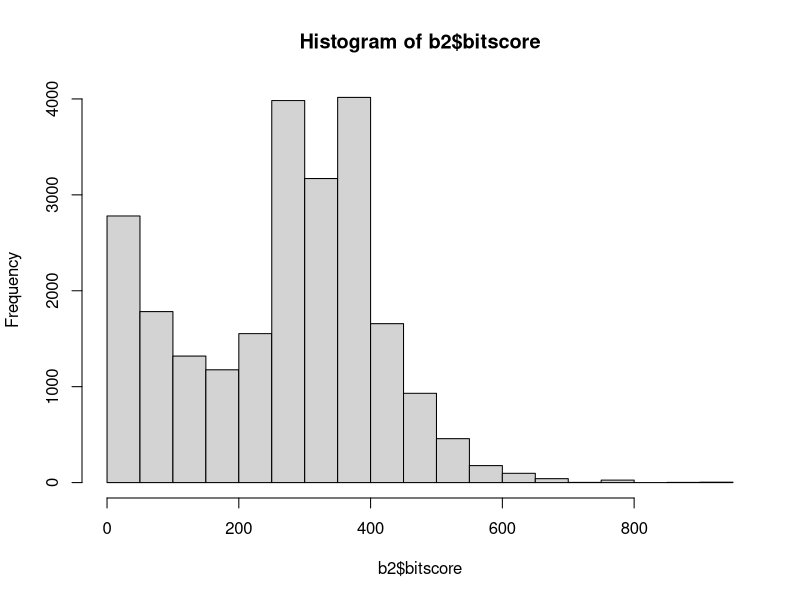
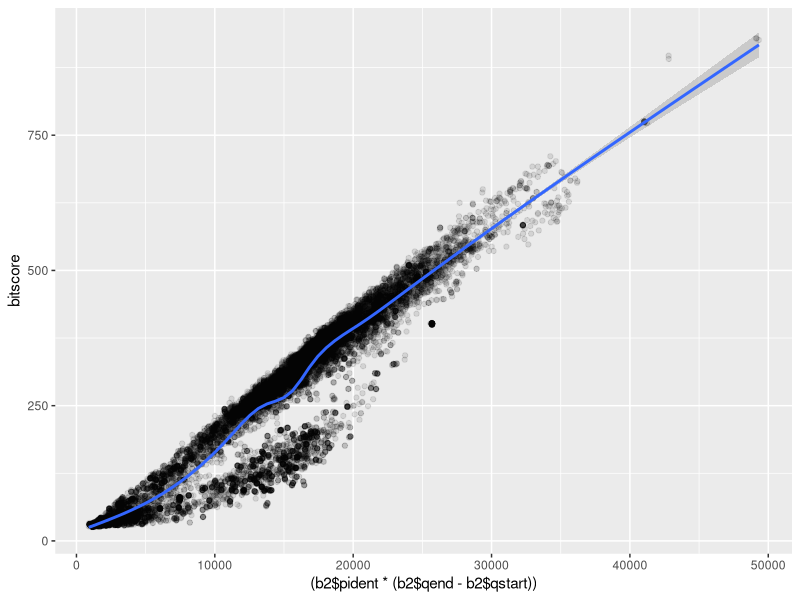

Write the R code that produced these figures, in order.
## ---- chunk 1
library(ggplot2)
b <- read.csv("results1.csv",stringsAsFactors = FALSE)
split_data <- do.call(rbind, strsplit(b[[1]], "\t"))

mydata_clean <- as.data.frame(split_data, stringsAsFactors = FALSE)

b2 <- colnames(mydata_clean) <- c("query_id", "subject_id", "pident", "length", "mismatch", 
                            "gapopen", "qstart", "qend", "sstart", "send", "evalue", "bitscore")
colnames(mydata_clean) <- c("query_id", "subject_id", "pident", "length", "mismatch",
  "gapopen", "qstart", "qend", "sstart", "send", "evalue", "bitscore")
b2 <- mydata_clean
## ---- chunk 2
num_cols <- c("pident", "length", "mismatch", "gapopen", "qstart", "qend", "sstart", "send", "evalue", "bitscore")
b2[num_cols] <- lapply(b2[num_cols], as.numeric)
hist(b2$bitscore, breaks = 30)
## ---- chunk 3
ggplot(b2, aes((b2$pident * (b2$qend - b2$qstart)), bitscore)) + geom_point(alpha=0.1) + geom_smooth()
